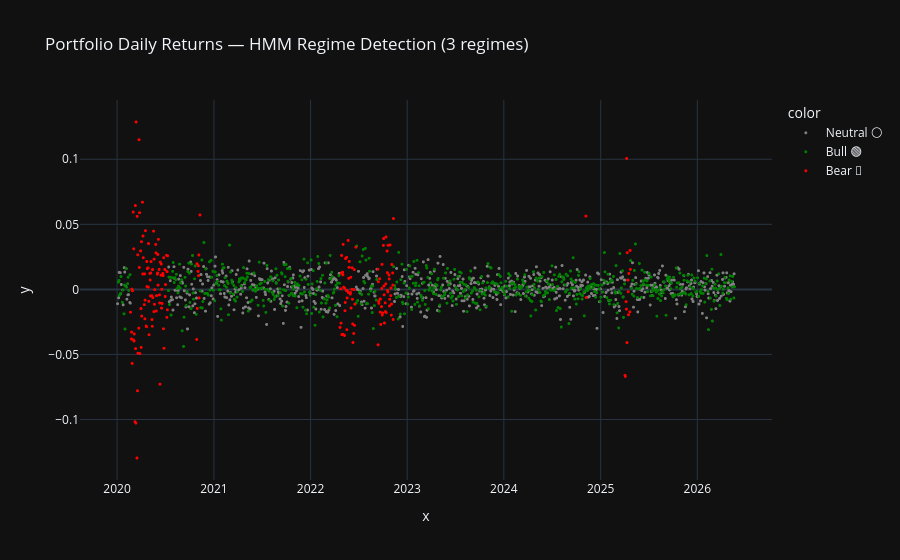

Notebook cell for this chart:
### Markdown cell above
### 2d · Portfolio Regime Detection (HMM)

### Code cell
from hmmlearn.hmm import GaussianHMM

if RANDOM_SEED is not None:
    np.random.seed(RANDOM_SEED)

r_arr   = portfolio_rets.values.reshape(-1, 1)
hmm     = GaussianHMM(n_components=HMM_N_REGIMES, covariance_type='full',
                      n_iter=HMM_N_ITER, random_state=RANDOM_SEED)
hmm.fit(r_arr)
regimes = hmm.predict(r_arr)
ranking = sorted(range(HMM_N_REGIMES), key=lambda i: hmm.means_[i][0])

regime_name_map = {}
for pos, state in enumerate(ranking):
    if pos == 0:
        regime_name_map[state] = 'Bear 🔴'
    elif pos == len(ranking) - 1:
        regime_name_map[state] = 'Bull 🟢'
    else:
        regime_name_map[state] = 'Neutral ⚪'

regime_labels = pd.Series([regime_name_map[r] for r in regimes], index=portfolio_rets.index)

fig = px.scatter(x=portfolio_rets.index, y=portfolio_rets, color=regime_labels,
                 color_discrete_map={'Bear 🔴':'red','Neutral ⚪':'grey','Bull 🟢':'green'},
                 title=f'Portfolio Daily Returns — HMM Regime Detection ({HMM_N_REGIMES} regimes)',
                 template='plotly_dark')
fig.update_traces(marker_size=3)
fig.show()

current_regime = regime_labels.iloc[-1]
print(f'Current regime: {current_regime}')

print('\n📊 Regime summary:')
for name in ['Bull 🟢', 'Neutral ⚪', 'Bear 🔴']:
    mask = regime_labels == name
    if mask.any():
        r = portfolio_rets[mask]
        print(f'  {name:15}  {mask.mean():.1%} of days  '
              f'| mean ret {r.mean()*252:>+.1%}/yr  '
              f'| vol {r.std()*np.sqrt(252):.1%}/yr')

### Figure 1 — Plotly figure (JSON) as saved in the notebook; plotly's stock layout.template omitted (floating-point values rounded to 4 significant figures; data arrays with more than 128 entries replaced by an {"elided": "..."} marker saying what was removed)
{"data": [{"hovertemplate": "color=Neutral ⚪<br>x=%{x}<br>y=%{y}<extra></extra>", "legendgroup": "Neutral ⚪", "marker": {"color": "grey", "size": 3, "symbol": "circle"}, "mode": "markers", "name": "Neutral ⚪", "showlegend": true, "type": "scattergl", "x": {"elided": "698 str values"}, "xaxis": "x", "y": {"elided": "698 float values"}, "yaxis": "y"}, {"hovertemplate": "color=Bull 🟢<br>x=%{x}<br>y=%{y}<extra></extra>", "legendgroup": "Bull 🟢", "marker": {"color": "green", "size": 3, "symbol": "circle"}, "mode": "markers", "name": "Bull 🟢", "showlegend": true, "type": "scattergl", "x": {"elided": "698 str values"}, "xaxis": "x", "y": {"elided": "698 float values"}, "yaxis": "y"}, {"hovertemplate": "color=Bear 🔴<br>x=%{x}<br>y=%{y}<extra></extra>", "legendgroup": "Bear 🔴", "marker": {"color": "red", "size": 3, "symbol": "circle"}, "mode": "markers", "name": "Bear 🔴", "showlegend": true, "type": "scattergl", "x": {"elided": "208 str values"}, "xaxis": "x", "y": {"elided": "208 float values"}, "yaxis": "y"}], "layout": {"legend": {"title": {"text": "color"}, "tracegroupgap": 0}, "title": {"text": "Portfolio Daily Returns — HMM Regime Detection (3 regimes)"}, "xaxis": {"anchor": "y", "domain": [0, 1], "title": {"text": "x"}}, "yaxis": {"anchor": "x", "domain": [0, 1], "title": {"text": "y"}}}}
